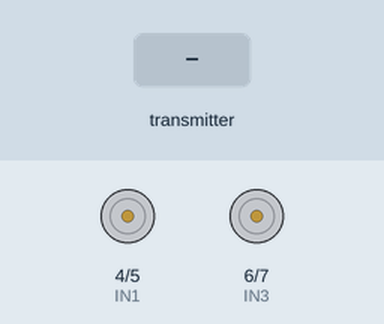
Recording of a sketch running on a simulated Arduino Uno, built with avr-gcc and run on an emulated ATmega328P. Shown: motor-driver pin pairs drawn as motors (green arrow = first pin HIGH = forward, orange = second pin HIGH = backward, longer = more drive). The inputs (shaded band) are chosen by the test bench. No radio packets arrive unless stated.

Above: at 1.2 s.
1.3 s: the transmitter starts sending speed = 256
At 2.5 s:
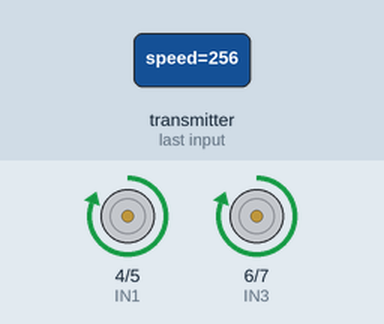
2.8 s: the transmitter starts sending turn = 256
At 3.7 s:
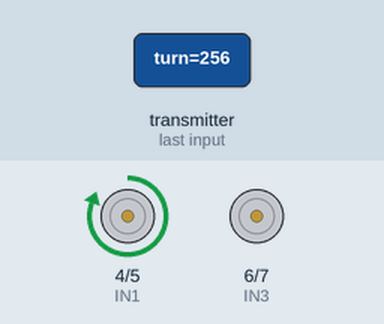
4.3 s: the transmitter starts sending speed = 0
At 4.9 s:
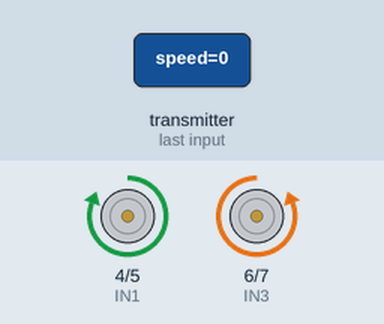
5.8 s: the transmitter starts sending speed = 512
At 7.0 s:
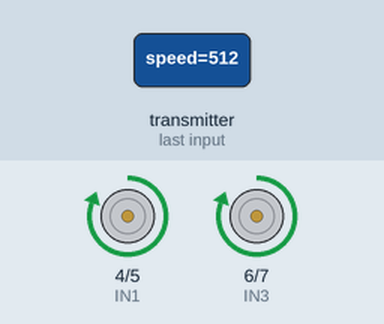
7.3 s: the transmitter starts sending turn = 512
At 8.4 s:
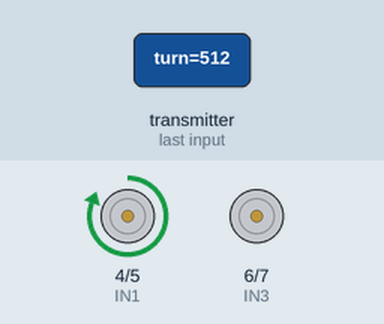
Timing chart, 0 to 9.8 s (numbered marks = the images above; inputs shaded):
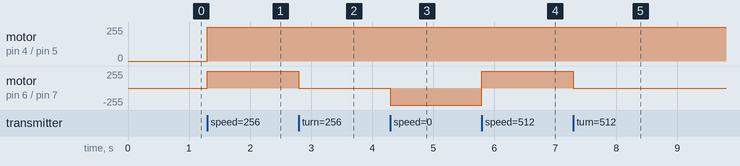

The sketch:

officiel-receiver.ino
```cpp
#include <SPI.h>
#include <RF24.h>

RF24 radio(9, 10);
const byte address[6] = "NODE1";

struct Data {
  int speed;
  int turn;
};

Data data;

// Motor pins
int IN1 = 4;
int IN2 = 5;
int IN3 = 6;
int IN4 = 7;

void setup() {
  pinMode(IN1, OUTPUT);
  pinMode(IN2, OUTPUT);
  pinMode(IN3, OUTPUT);
  pinMode(IN4, OUTPUT);

  radio.begin();
  radio.setChannel(108);
  radio.setDataRate(RF24_250KBPS);
  radio.openReadingPipe(0, address);
  radio.startListening();
}

void loop() {
  if (radio.available()) {
    radio.read(&data, sizeof(data));

    int leftMotor  = data.speed + data.turn;
    int rightMotor = data.speed - data.turn;

    controlMotor(IN1, IN2, leftMotor);
    controlMotor(IN3, IN4, rightMotor);
  }
}

void controlMotor(int in1, int in2, int value) {
  if (value > 0) {
    digitalWrite(in1, HIGH);
    digitalWrite(in2, LOW);
  }
  else if (value < 0) {
    digitalWrite(in1, LOW);
    digitalWrite(in2, HIGH);
  }
  else {
    digitalWrite(in1, LOW);
    digitalWrite(in2, LOW);
  }
}
```

Measured:
- after the input at 1.3 s, motor on pin 4 (IN1) / pin 5 (IN2), motor on pin 6 (IN3) / pin 7 (IN4): stopped → forward 255/255 at once
- after the input at 2.8 s, motor on pin 6 (IN3) / pin 7 (IN4): forward 255/255 → stopped at once
- after the input at 4.3 s, motor on pin 6 (IN3) / pin 7 (IN4): stopped → backward 255/255 at once
- after the input at 5.8 s, motor on pin 6 (IN3) / pin 7 (IN4): backward 255/255 → forward 255/255 at once
- after the input at 7.3 s, motor on pin 6 (IN3) / pin 7 (IN4): forward 255/255 → stopped at once
